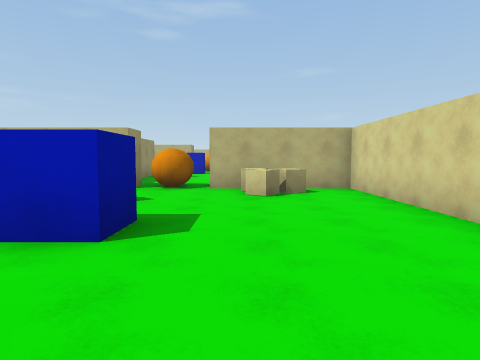
view 1 (above)

15 first-person views from a walk through a scene from a Unity 3-D project. The camera is 1.5 m above the floor, tilts 4° down and sees 75° across. The floor is counted in squares, 2 m on a side. Each view is taken from the middle of a square. On the plan, view 1 faces up. The plan holds only what a view shows up to about 10 squares ahead; the rest is blank. The place goes on beyond the plan. The player character is not drawn.

view 2
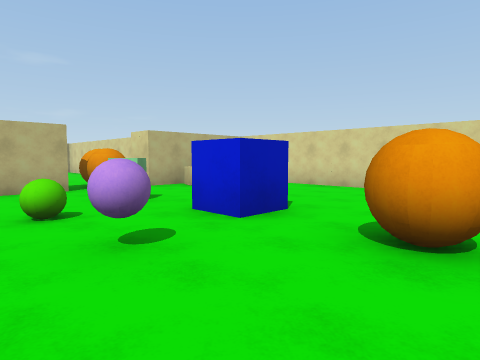

view 3
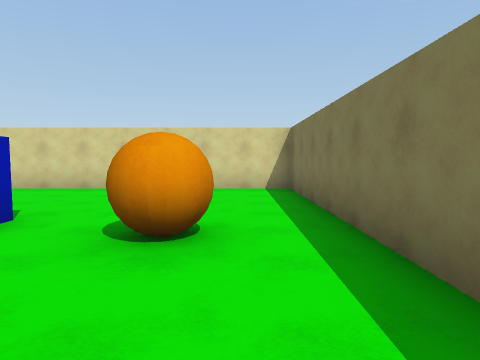

view 4
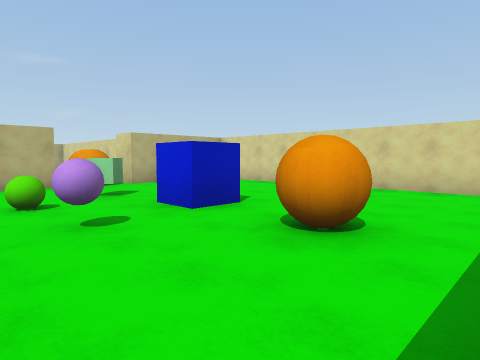

view 5
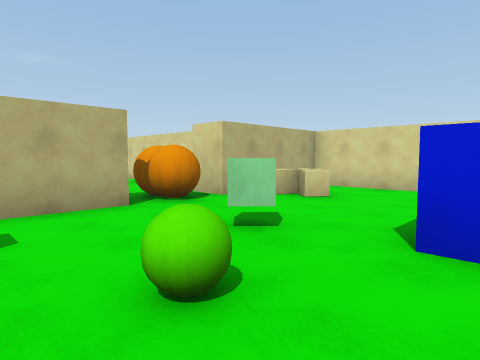

view 6
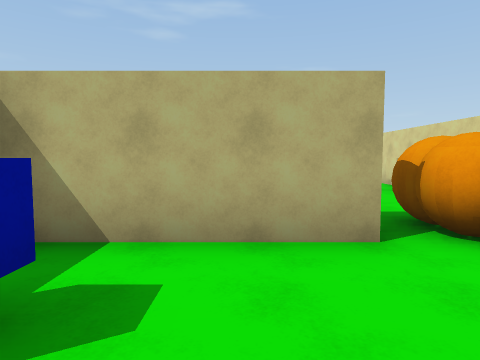

view 7
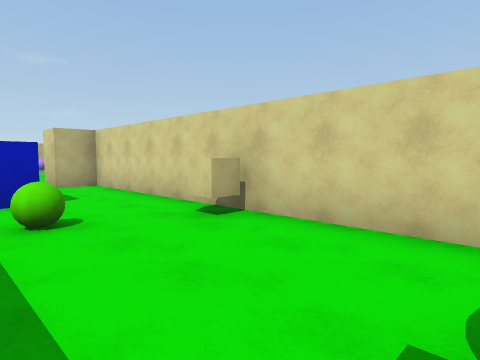

view 8
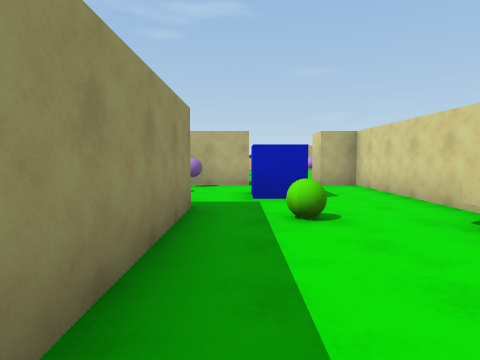

view 9
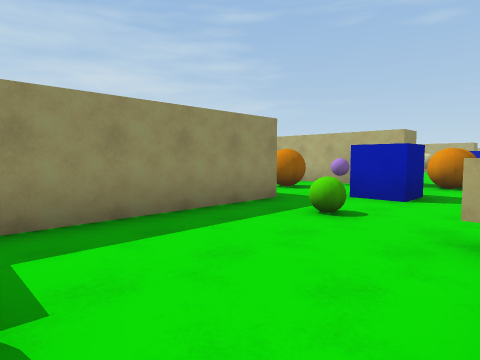

view 10
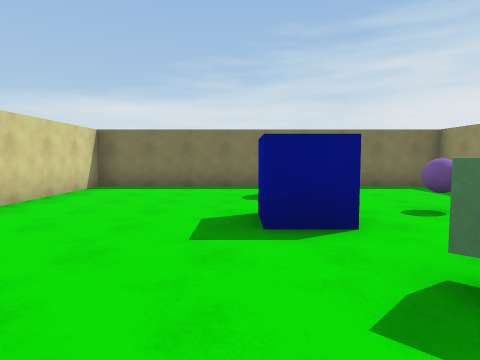

view 11
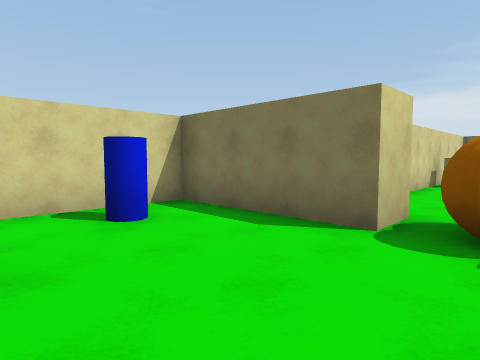

view 12
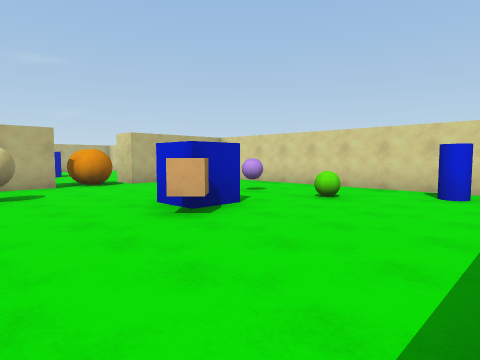

view 13
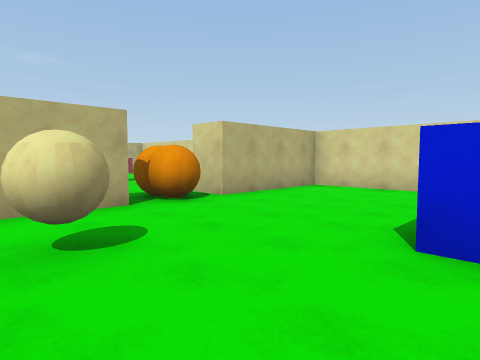

view 14
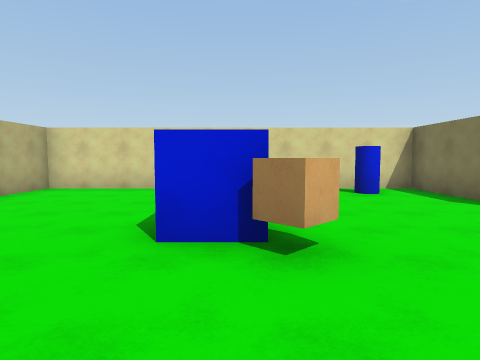

view 15
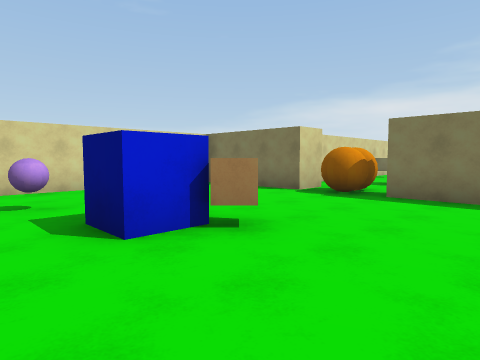

### Floor plan
Points are (right, up) in squares from view 1. A wall is a line through its corners. A room is listed if a view was taken in it or the views show most of it. See-through windows are left out.
Room 1 (views 1, 2, 3, 4, 5, 6, 10)
walls: (-2.6, 7.7) (-5.5, 7.7); (-5.5, -1.3) (2.8, -1.3) (2.8, 7.7) (-0.7, 7.7) (-0.7, 8.8); (-2.7, 8.8) (-2.7, 8.3)
ways out: opening at (-1.5, 8) to room 2
objects: other object (-5, 6); other object (-4, 3); other object (-4, 4); other object (-2, 1); other object (-2, 3); other object (-2, 5); other object (-2, 8); other object (0, 6) to (1, 7)
Room 2 (views 7, 8, 9)
walls: (-3.7, 13.8) (-3.7, 9.4); (0.3, 9.4) (0.3, 17.7) (-0.7, 17.7); (-2.8, 17.7) (-5.5, 17.7)
ways out: opening at (-1.5, 8) to room 1; opening at (-1.5, 18) to room 3
objects: other object (-5, 16); other object (-4, 17); other object (-2, 9); other object (-2, 13); other object (-2, 15); other object (0, 12)
Room 3 (views 11, 12, 13, 14, 15)
walls: (-2.6, 27.7) (-4.5, 27.7); (-4.2, 18.7) (-2.8, 18.7); (-0.7, 17.7) (-0.7, 18.7) (2.8, 18.7) (2.8, 27.7) (-0.7, 27.7)
ways out: opening at (-1.5, 18) to room 2; opening at (-1.5, 28)
objects: other object (-4, 26); other object (-2, 18); other object (-2, 19); other object (-2, 23); other object (-2, 24); other object (0, 24); other object (1, 22); other object (2, 20)

Where each view was taken, in squares from view 1:
view 1: 0 up, 0 right, facing up
view 2: 0 up, 5 left, facing up-right
view 3: 0 up, 5 left, facing right
view 4: 1 down, 5 left, facing up-right
view 5: 3 up, 5 left, facing up-right
view 6: 5 up, 4 left, facing up
view 7: 9 up, 3 left, facing up-right
view 8: 9 up, 3 left, facing up
view 9: 9 up, 0 right, facing up-left
view 10: 7 up, 1 left, facing down
view 11: 22 up, 2 left, facing down-right
view 12: 19 up, 5 left, facing up-right
view 13: 23 up, 5 left, facing up-right
view 14: 23 up, 5 left, facing right
view 15: 25 up, 5 left, facing down-right
